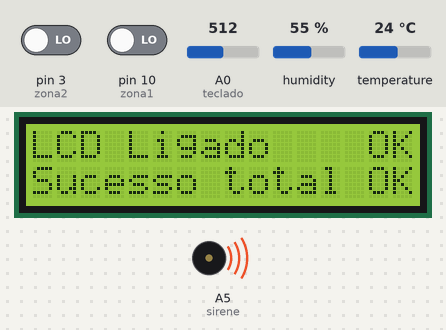
Simulated run of this sketch. Board: Arduino Uno, built with avr-gcc and run on an emulated ATmega328P. Shown: 16×2 character LCD, buzzer (waves = sounding, pin HIGH). Inputs (shaded band) come from the test bench; at power-on: pin 3 (zona2) LOW, pin 10 (zona1) LOW, A0 (teclado) = 512, humidity 55 %, temperature 24 °C. What the sketch prints to the serial monitor is not drawn.

Above: at 0.1 s.
Timing chart, 0 to 130.0 s (numbered marks = the images above):
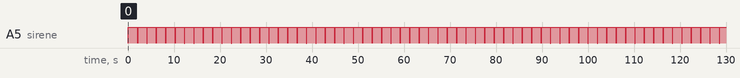

Measured:
- by itself, A5 (sirene): alternates HIGH for 2.0 s and LOW for 0.04 s

The sketch:

Sketch-teste-perifericos-alarme-r00.ino
```cpp
// REQUIRES the following Arduino libraries:
// - DHT Sensor Library: https://github.com/adafruit/DHT-sensor-library
// - Adafruit Unified Sensor Lib: https://github.com/adafruit/Adafruit_Sensor

#include "DHT.h"
#include <LiquidCrystal.h>
#include <RCSwitch.h>


#define zona1 10  // Zona (entrada) 1 (um) do alarme
#define zona2 3 // Zona (entrada) 2 (dois) do alarme
#define teclado A0 // Teclado analógico
#define DHTPIN A3 // Sensor temperatura DHT
#define buzzer A4 // Buzzer soldado na placa
#define sirene A5 // saída para sirene piezoelétrica externa
#define DHTTYPE DHT11   // DHT 11
DHT dht(DHTPIN, DHTTYPE);

LiquidCrystal lcd(9, 8, 4, 5, 6, 7); // (RS, E, D4, D5, D6, D7)

RCSwitch mySwitch = RCSwitch(); // Conectado ao pino 2 do Arduino
int old433value;
int value433;

double tecladoRaw = 0.0;
boolean zonaum;
boolean zonadois;

void setup() {

  pinMode(sirene, OUTPUT);
  pinMode(buzzer, OUTPUT);
  pinMode(zona1, INPUT);
  pinMode(zona2, INPUT);

  Serial.begin(9600);
  dht.begin();

  lcd.begin(16, 2);
  lcd.print("LCD Ligado    OK");
  lcd.setCursor(0,1);
  lcd.print("Sucesso total OK");

  mySwitch.enableReceive(0);  // Receiver on interrupt 0 => that is pin #2

}

void loop() {
  // Wait a few seconds between measurements.
  //tone(buzzer, 2860);
  digitalWrite(sirene, HIGH);
  tecladoRaw = analogRead(teclado) * 0.09765;
  zonaum= digitalRead(zona1);
  zonadois= digitalRead(zona2);
  delay(2000);
  noTone(buzzer);
  digitalWrite(sirene, LOW);

  float h = dht.readHumidity();
  // Read temperature as Celsius (the default)
  float t = dht.readTemperature();
  // Check if any reads failed and exit early (to try again).
  if (isnan(h) || isnan(t)) {
    Serial.println(F("Sensor DHT11 falhou"));
    return;
  }

  Serial.print(F("Humidity: "));
  Serial.print(h);
  Serial.print(F("%  Temperature: "));
  Serial.print(t);
  Serial.println(F("°C "));
  Serial.print("teclado % = ");
  Serial.println(tecladoRaw);
  Serial.print("zona 1=");
  Serial.print(zonaum);
  Serial.print("   zona2=");
  Serial.println(zonadois);


if (mySwitch.available()) {

    old433value = value433;
    value433 = mySwitch.getReceivedValue();
    if (value433 == old433value){

      } else{

    if (value433 == 0) {
      Serial.println("Codigo desconhecido");
    } else {
        Serial.print("Recebido: ");
        Serial.print( mySwitch.getReceivedValue() );
        Serial.print(" / ");
        Serial.print( mySwitch.getReceivedBitlength() );
        Serial.print("bit ");
        Serial.print("Protocolo: ");
        Serial.println( mySwitch.getReceivedProtocol() );

        }

    mySwitch.resetAvailable();
  }
}

}
```
